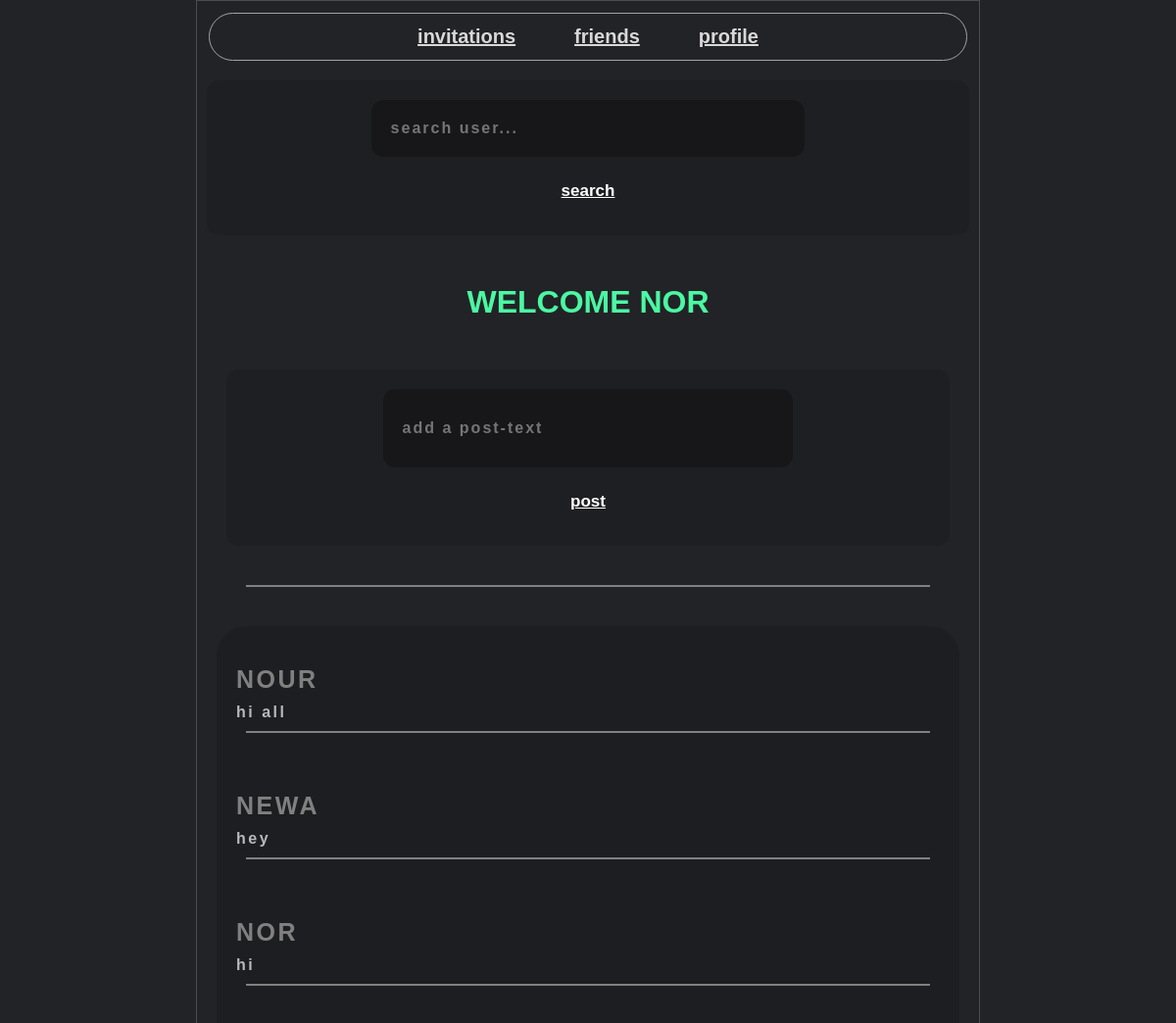
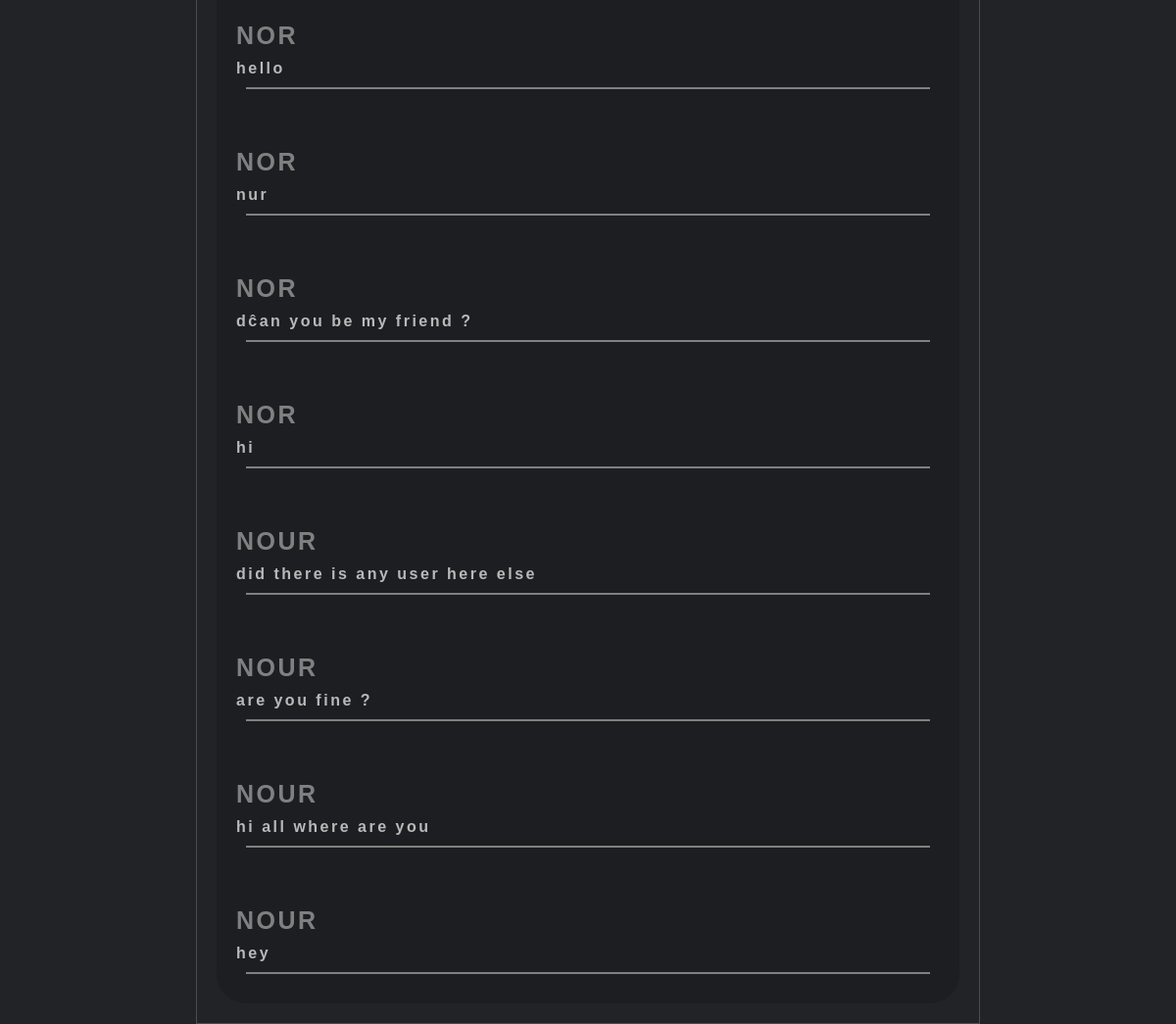
Screenshot of / (signed in) with the database file from the repository (2 pictures, top to bottom).
### app/models.py (models this page shows)
class Posts(models.Model):
    author = models.ForeignKey(User, on_delete=models.CASCADE)
    text = models.TextField(max_length=100)
    pict = models.ImageField(upload_to='post_pictures/', null=True)
    date = models.DateTimeField(default=timezone.now)

class User(models.Model):
    id = models.AutoField(primary_key=True)
    name = models.CharField(max_length=50)
    password = models.CharField(max_length=50)
    email = models.EmailField(max_length=200)
    profile_picture = models.ImageField(upload_to='profile_pictures/', default='/static/myapp/profile.png')
    bio = models.TextField(max_length=50, null=True, blank=True, default="this user don't created a bio ")
    def __str__(self):
        return self.name

### app/views.py (the view)
# urls.py: path('', views.home, name="home"),
def home(request):
    current_user = User.objects.get(name=request.session['name'])
    friends = Friends.objects.filter(Q(user=current_user) | Q(friend=current_user)).values_list('friend', flat=True)
    users = User.objects.exclude(name=current_user.name).exclude(id__in=friends)
    posts = Posts.objects.all().order_by('-date')
    return render(request, 'home.html', {'users': users, 'posts':posts})

### app/templates/home.html (shortened to what this page needs)
<body>
    {%if request.session.auth%}
    <nav>
    <a href="{% url 'display'%}">invitations</a>
    <a href="{% url 'friends' %}">friends</a>
    <a href="{% url 'profile' request.session.name%}">profile</a>
    </nav>
    <form action="{% url 'search' %}" method="post" style="margin-top: 20px;">
        <input type="text" name="q" id="" placeholder="search user..." required>
        <button type="submit" style="color: white; background: transparent; border-radius: 30px; font-size: 17px;font-weight: 750; text-decoration:underline;width: 80px;height: 50px;border: solid 1px transparent;padding: 5px;">search</button>
    </form>
<h1 style="color: rgb(75, 248, 162);font-weight: 750;text-transform: uppercase; margin: 50px 0; text-align: center;">welcome {{request.session.name}}</h1>
<form action="{% url 'addpost' %}"  style="margin-top: 0;margin-bottom: 20px; margin-left: 20px;margin-right: 20px;" method="post">
  <input type="text" name="text" id="" placeholder="add a post-text" required style="height: 80px !important;"">
  <button type="submit" style="color: white; background: transparent; border-radius: 30px; font-size: 17px;font-weight: 750; text-decoration:underline;width: 80px;height: 50px;border: solid 1px transparent;padding: 5px;">post</button>
</form>
<hr / style="border: gray 1px solid; margin: 40px ;">
<div class="posts">
  {%for post in posts%}
  <div class="post">
    <h3>{{post.author}}</h3>
    <p>{{post.text}}</p>
    <hr / style="border: gray 1px solid; margin: 10px ;">
  </div>
  {%endfor%}
  </div>
{%endif%}
</body>

### app/templates/home.html (style rules this page uses)
* { box-sizing: border-box; margin: 0; padding: 0; }
body { font-family: Arial, sans-serif; background-color: #222327; border: solid 1px rgba(255, 255, 255, 0.192); max-width: 800px; margin: auto; padding: 10px; }
form { max-width: 800px; background: #0000001f; padding: 20px; border-radius: 12px; display: flex; flex-direction: column; margin-top: 200px; flex-wrap: wrap; gap: 10px; align-items: center; }
form input { border: none; font-size: 16px; font-family: Arial, Helvetica, sans-serif; width: 60%; padding: 20px; border-radius: 12px; background-color: rgba(0, 0, 0, 0.247); color: white; font-weight: 750; letter-spacing: 2px; font-size: 16px; }
nav { display: flex; flex-direction:row; justify-content: space-evenly; }
a { font-size: 20px; padding: 12px 30px; border: none ; border-radius: 40px; font-weight: 750; color: rgb(216, 216, 216); }
nav { margin: 2px; border: solid 1px rgb(163, 163, 163); border-radius: 30px; display: flex; align-items: center; justify-content: center; }
.posts { display: flex; flex-direction: column; gap: 10px; max-width: 800px; margin: 10px; background-color: rgba(0, 0, 0, 0.137); padding: 10px; border-radius: 30px; height: auto; }
.posts .post { background: transparent; border:none; padding: 10px; margin-top: 20px; }
.post h3 { color: gray; font-size: 25px; font-weight: 750; text-transform: uppercase; letter-spacing: 2.5px; }
.post p { color: rgb(185, 185, 185); font-weight: 900; margin: 10px 0; letter-spacing: 2.5px; font-family: Arial, Helvetica, sans-serif; }

### rows the page displays
Posts: author "NOUR", text "hi all"
Posts: author "NEWA", text "hey"
Posts: author "NOR", text "hi"
Posts: author "NOR", text "hello"
Posts: author "NOR", text "nur"
Posts: author "NOR", text "dĉan you be my friend ?"
Posts: author "NOR", text "hi"
Posts: author "NOUR", text "did there is any user here else"
Posts: author "NOUR", text "are you fine ?"
Posts: author "NOUR", text "hi all where are you"
Posts: author "NOUR", text "hey"

### other values shown
{{ request.session.name }} "NOR"
